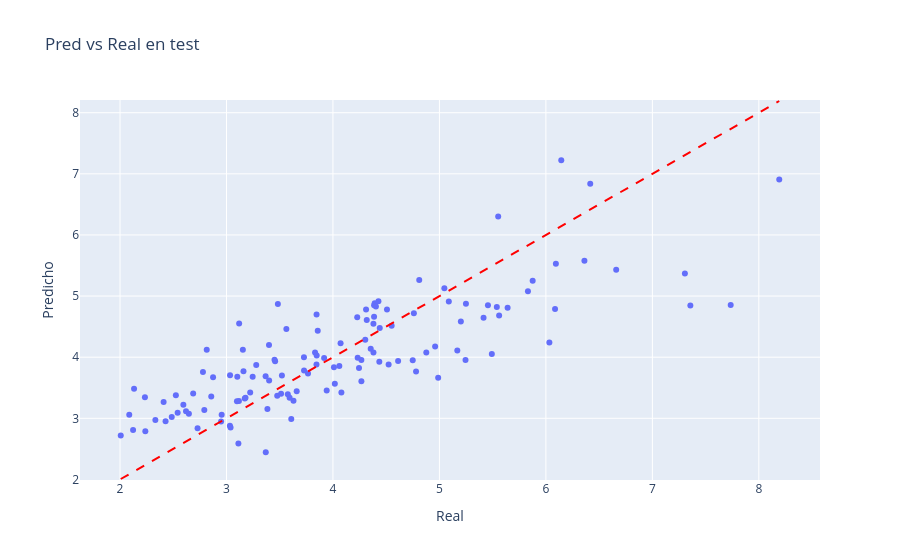

The notebook cell this image was saved under:
### Code cell
from sklearn.model_selection import train_test_split, cross_val_score
from sklearn.ensemble import RandomForestRegressor
from sklearn.preprocessing import StandardScaler, OneHotEncoder
from sklearn.compose import ColumnTransformer
from sklearn.pipeline import Pipeline

# definir matrices de entrada y objetivo
X = df.drop(['MarketCap_log','Ticker'], axis=1)
y = df['MarketCap_log']

# identificar columnas numéricas y categóricas
numeric_cols = X.select_dtypes(include=np.number).columns.tolist()
categorical_cols = X.select_dtypes(include='object').columns.tolist()

# preprocesador: escala numéricas y codifica categóricas
preprocessor = ColumnTransformer([
    ('num', StandardScaler(), numeric_cols),
    ('cat', OneHotEncoder(handle_unknown='ignore'), categorical_cols)
])

X_train, X_test, y_train, y_test = train_test_split(X, y, random_state=42)

pipe = Pipeline([
    ('pre', preprocessor),
    ('model', RandomForestRegressor(n_estimators=200, random_state=42))
])

pipe.fit(X_train, y_train)
print("R² test:", pipe.score(X_test, y_test))

# comparar predicciones con el conjunto test
from sklearn.metrics import mean_squared_error, r2_score

y_pred = pipe.predict(X_test)
print("MSE:", mean_squared_error(y_test, y_pred))
print("R2:", r2_score(y_test, y_pred))

import plotly.express as px
fig = px.scatter(x=y_test, y=y_pred,
                 labels={'x':'Real','y':'Predicho'},
                 title='Pred vs Real en test')
fig.add_shape(type='line', x0=y_test.min(), y0=y_test.min(),
             x1=y_test.max(), y1=y_test.max(),
             line=dict(color='red', dash='dash'))
fig.show()

### Figure 1 — Plotly figure (JSON) as saved in the notebook; plotly's stock layout.template omitted (floating-point values rounded to 4 significant figures)
{"data": [{"hovertemplate": "Real=%{x}<br>Predicho=%{y}<extra></extra>", "legendgroup": "", "marker": {"color": "#636efa", "symbol": "circle"}, "mode": "markers", "name": "", "orientation": "v", "showlegend": false, "type": "scatter", "x": [6.66, 7.357, 5.414, 4.355, 3.728, 4.228, 2.687, 4.749, 4.386, 5.492, 3.483, 4.439, 2.857, 4.76, 3.172, 5.64, 3.401, 3.766, 3.032, 3.033, 4.507, 3.368, 3.659, 4.78, 4.06, 5.561, 2.792, 4.232, 3.845, 4.436, 3.476, 2.541, 3.457, 2.087, 5.249, 5.245, 3.846, 4.988, 5.831, 2.132, 4.38, 4.245, 4.96, 3.246, 5.088, 2.332, 4.392, 4.38, 3.857, 7.736, 4.81, 2.955, 6.094, 4.403, 2.234, 3.832, 3.279, 4.009, 3.179, 3.117, 3.941, 4.877, 5.539, 3.629, 2.238, 5.552, 2.779, 4.072, 6.362, 4.386, 6.086, 3.847, 3.369, 5.046, 2.007, 5.456, 3.038, 5.201, 2.874, 4.551, 2.62, 2.428, 6.145, 4.267, 4.304, 3.451, 3.513, 3.112, 3.399, 3.608, 3.098, 6.417, 7.306, 2.123, 3.384, 2.409, 3.576, 3.223, 5.168, 2.524, 2.814, 3.521, 8.192, 4.427, 2.728, 4.079, 5.876, 6.033, 2.647, 3.16, 4.311, 3.119, 3.102, 4.267, 3.728, 3.593, 2.949, 4.612, 4.317, 3.562, 2.595, 4.523, 3.917, 4.018, 3.154, 2.486], "xaxis": "x", "y": [5.43, 4.845, 4.644, 4.138, 3.783, 4.655, 3.407, 3.95, 4.849, 4.052, 4.871, 4.48, 3.359, 4.72, 3.324, 4.811, 3.617, 3.735, 2.878, 3.703, 4.78, 3.688, 3.441, 3.767, 3.856, 4.682, 3.138, 3.99, 3.88, 3.925, 3.371, 3.089, 3.934, 3.06, 4.873, 3.955, 4.699, 3.665, 5.08, 3.484, 4.549, 3.825, 4.175, 3.68, 4.909, 2.973, 4.881, 4.078, 4.431, 4.854, 5.263, 3.058, 5.531, 4.83, 3.346, 4.075, 3.873, 3.834, 3.334, 3.283, 3.454, 4.078, 4.82, 3.288, 2.79, 6.301, 3.757, 4.227, 5.58, 4.662, 4.79, 4.027, 2.445, 5.129, 2.72, 4.848, 2.85, 4.586, 3.673, 4.515, 3.117, 2.952, 7.224, 3.953, 4.285, 3.958, 3.402, 2.588, 4.198, 2.987, 3.28, 6.838, 5.368, 2.809, 3.15, 3.265, 3.395, 3.422, 4.109, 3.377, 4.124, 3.7, 6.905, 4.913, 2.837, 3.422, 5.252, 4.239, 3.073, 3.771, 4.778, 4.552, 3.679, 3.606, 3.999, 3.338, 2.947, 3.938, 4.608, 4.461, 3.223, 3.88, 3.988, 3.566, 4.122, 3.021], "yaxis": "y"}], "layout": {"legend": {"tracegroupgap": 0}, "shapes": [{"line": {"color": "red", "dash": "dash"}, "type": "line", "x0": 2.007, "x1": 8.192, "y0": 2.007, "y1": 8.192}], "title": {"text": "Pred vs Real en test"}, "xaxis": {"anchor": "y", "domain": [0, 1], "title": {"text": "Real"}}, "yaxis": {"anchor": "x", "domain": [0, 1], "title": {"text": "Predicho"}}}}
